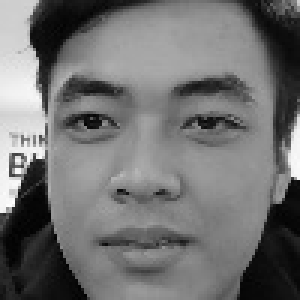
#> input picture data/img_train_5/1hung/gray1.jpg, 100 x 100 px, found by its file name (shown 3 times larger); its folder holds only this picture in this run
$ python 'eigenfaces copy.py'   (older library calls are emulated)
#> lines starting #> are read from the running program, lines starting #| are printed output that depends on the picture
import os
import numpy as np
from PIL import Image
import matplotlib.pyplot as plt
from scipy.spatial import distance
from numpy.linalg import inv
import math


IMAGE_DIR = './data/img_train_5/'
# N = DEFAULT_SIZE = 100
DEFAULT_SIZE = [100, 100]

# Read images
# lấy hình ảnh khuôn mặt (training faces).
# Đọc hình ảnh trong thư mục bằng hàm read_images. Hình ảnh đuoặc chia theo các mục con là tên người.
# Tên thư mục cũng là các mảng riêng để tham chiếu với hình ảnh và tên người.

def read_images(image_path=IMAGE_DIR, default_size=DEFAULT_SIZE):
#> called with image_path = './data/img_train_5/'
    images = []
    images_names = []
    image_dirs = [image for image in os.listdir(image_path) if not image.startswith('.')]
    for image_dir in image_dirs:
        dir_path = os.path.join(image_path, image_dir)
        image_names = [image for image in os.listdir(dir_path) if not image.startswith('.')]
        for image_name in image_names:
            image = Image.open (os.path.join(dir_path, image_name))
#> image is the input picture: PIL image 100x100 L; min 1, max 252, mean 112.9
            image = image.convert ("L")
            # resize to given size (if given )
            if (default_size is not None ):
                image = image.resize (default_size , Image.ANTIALIAS )
            images.append(np.asarray (image , dtype =np. uint8 ))
            images_names.append(image_dir)
    return [images,images_names]

# Assemble Data Matrix
# Biểu diễn hình ảnh dưới dạng vector, vector này có dạng 1x (N*N)
# as_row_matrix = (số ảnh) x (N*N)
# tập hợp các hình ảnh thành một ma trận dữ liệu. Mối hàng của ma trận dữ liệu là một hình ảnh.
def as_row_matrix (X):
    if len (X) == 0:
        return np. array ([])
    mat = np. empty ((0 , X [0].size ), dtype =X [0]. dtype )
    for row in X:
        mat = np.vstack(( mat , np.asarray( row ).reshape(1 , -1))) # 1 x N*N
    return mat

# Compute the mean face
# vector trung bình gồm giá trị kỳ vòng của từng biến
# ma trận hiệp phương sai bao gồm các phương sai của các biến dọc theo đường chéo chính  và hiệp phương sai giữa mỗi cặp biến.
# ảnh trung bình được tính như sau :
# (ma trận dữ liệu).mean()
[X, y] = read_images()
#> X = 1 item; y = ['1hung']
average_weight_matrix = np.reshape(as_row_matrix(X).mean( axis =0), X[0].shape)
#> the loop in as_row_matrix, `for row in X:` made 1 pass
#> the loop in as_row_matrix (call 2), `for row in X:` made 1 pass
#plt.imshow(average_weight_matrix, cmap=plt.cm.gray)
#plt.title("Mean Face")
#plt.show()

# Calculate PCA
# Step1. Trừ mean. Hình ảnh trung bình A phải trừ với mỗi ảnh X
# Step2. Tính toán các vector riêng và trị riêng của ma trận hiệp phương sai S
#      . Ma trận hiệp phương sai của tập hợp m biến là một ma trận vuông (m x m)
#      . Trong đó : Các phần từ nằm trên đường chéo lần lượt là phương sai tương ứng của các biến này.
#                   Các phần tử còn lại là cascp hiệp phương sai của đôi một hai biến ngẫu nhiên khác nhau trong tập hợp.
#      Mỗi eigenvector có cùng chiều (số lượng thành phần) như ảnh gốc, bản thân nó cũng xem như một hình ảnh.
#      Do đó eigenvector của ma trận hiệp phương sai được gọi là eigenfaces.
#      Nó là các hướng mà hình ảnh khác với hình ảnh trung bình.
# Step3. Chọn các thành phần chính
#      . Sắp xếp các giá trị riêng với np.argsort theo thứ tự giảm dần và sắp xếp các eigenvector cho phù hợp.
#      . Số lượng thành phần chính K được xác định tùy ý bằng cách đặt ngưỡng trên tổng phương sai. Tổng phương sai X
#      . n = số lượng hình ảnh, k < n : với công thức get_number_of_components_to_preserve_variance so sánh với 0.95.
# y = W.T (x- mean)  trong đó W = (v1,v2,... vk)

def get_number_of_components_to_preserve_variance(eigenvalues, variance=.95):
    for ii, eigen_value_cumsum in enumerate(np.cumsum(eigenvalues) / np.sum(eigenvalues)):
        print("eigen_value_cumsum : ",eigen_value_cumsum)
        if eigen_value_cumsum > variance:
            return ii+1


def pca (X, y, num_components =0):
    #5x 10000
#> called with X = array of shape (1, 10000), num_components = 0
    [n,d] = X.shape
#> n = 1; d = 10000
    if ( num_components <= 0) or ( num_components >n):
        num_components = n
#> num_components = 1
        mu = X.mean( axis =0).astype(int)
#> mu = 10000 values, max 252 at index 6704, min 1 at index 7406, mean 112.9
        X = (X - mu ).astype(int)
    if n>d:
        print("n>d")
        C = np.dot(X.T,X).astype(int) # Covariance Matrix
        [ eigenvalues , eigenvectors ] = np.linalg.eig(C)
    else :
        print("n<d")
        C = np.dot (X,X.T).astype(int) # Covariance Matrix
#> C = [0]
        [ eigenvalues , eigenvectors ] = np.linalg.eig(C)
#> eigenvalues = [0]; eigenvectors = [1]
        for i in range(len(eigenvectors)):
            print("eigenvectors : ",eigenvectors[i])
#> this loop made 1 pass
#| eigenvectors :  [1.]
        for i in range(len(eigenvalues)):
            print("eigenvalue : ",eigenvalues[i])

        eigenvectors = np.dot(X.T, eigenvectors )
#> eigenvectors = 10000 values from 0 to 0
        # chuẩn hóa
        for i in range (n):
            eigenvectors [:,i] = eigenvectors [:,i]/ np.linalg.norm( eigenvectors [:,i])

    print("ma trận X : ",X)
#> (printed output is left out)
    print("ma trận C : ",C)
#| ma trận C :  [[0]]

    # sort eigenvectors descending by their eigenvalue
    print("Sort--------------------------")
    idx = np.argsort (- eigenvalues )
#> idx = [0]
    eigenvalues = eigenvalues [idx ]
    eigenvectors = eigenvectors [:, idx ]
    print("eigenvector : ",eigenvectors)
#> (printed output is left out)
    for i in range(len(eigenvalues)):
            print("eigenvalue : ",eigenvalues[i])
    num_components = get_number_of_components_to_preserve_variance(eigenvalues)
#> the loop in get_number_of_components_to_preserve_variance, `for ii, eigen_value_cumsum in enumerate(np.cumsum(eigenvalues) / np.su..` made 1 pass
#| eigen_value_cumsum :  nan
    print("num components : ", num_components)
#| num components :  None
    # select only num_components
    eigenvalues = eigenvalues [0: num_components ].copy ()
    eigenvectors = eigenvectors [: ,0: num_components ].copy ()
    return [ eigenvalues , eigenvectors , mu,C]

[eigenvalues, eigenvectors, mean,Cov] = pca (as_row_matrix(X).astype(int), y)
#> eigenvalues = [0]; mean has the same summary as mu in pca; Cov = [0]

# eigenfaces với giá trị riêng cao nhất được tính bằng tập huấn luyện.
# Chúng được gọi là ghost faces. ĐƯợc hiển thị bởi các hình dưới.
# Đối với một số dữ liệu ghost faces sắc nét , với một số trường hợp khác, chúng bị mờ đi. Độ sắc nét phụ thuộc vào nền và một số chi tiết của ảnh.


# [18 lines left out: function subplot, not called in this run]


E = []
number = eigenvectors.shape[1]
#> number = 1
for i in range (min(number, 16)):
    e = eigenvectors[:,i].reshape(X[0].shape )
    E.append(np.asarray(e))
#> after the loop, E = 1 item
# plot them and store the plot to " python_eigenfaces .pdf"
#subplot ( title ="Eigenfaces", images=E, rows =10, cols =100, colormap =plt.cm.gray , filename ="python_pca_eigenfaces.png")
#plt.show()


# Cumulative sum of first highest eigenvalues is given below. Based on the plot it's clear we should pick these features
# tổng tích lũy của giá trị riêng cao nhất được đưa ra ở đây.

def get_eigen_value_distribution(eigenvectors):
    return np.cumsum(eigenvectors) / np.sum(eigenvectors)

def plot_eigen_value_distribution(eigenvectors, interval):
    plt.scatter(interval, get_eigen_value_distribution(eigenvectors)[interval])

#plot_eigen_value_distribution(eigenvalues, range(0, number))
#plt.title("Cumulative sum of the first {0} eigenvalues".format(number))
#plt.show()

# mỗi khuôn mặt được biểu diễn dưới dạng tổ hợp tuyến tính của các eigenfaces
# mỗi khuôn mặt được ước tính bằng cách sử dụng các eigenfaces tốt nhất, có giá trị riêng lớn nhất và đại diện cho các biến thể lớn nhất trong data.
# Việc reconstruct từ PCA
# x = Wy + mean với W = (v1,v2,v3,...vk)

#reconstruct

#Ω_k^T
def project(W , X , mu):
    return np.dot (X - mu , W)

def reconstruct (W , Y , mu) :
    return np.dot (Y , W.T) + mu

#reconstruct ảnh đầu tiên
# [X_small, y_small] = read_images(image_path="./step1/imgdata/")
# [eigenvalues_small, eigenvectors_small, mean_small] = pca (as_row_matrix(X_small), y_small)

# steps =[i for i in range (eigenvectors_small.shape[1])]
# E = []
# for i in range (len(steps)):
#     numEvs = steps[i]
#     P = project(eigenvectors_small[: ,0: numEvs ], X_small[0].reshape (1 , -1) , mean_small)
#     R = reconstruct(eigenvectors_small[: ,0: numEvs ], P, mean_small)
#     # reshape and append to plots
#     R = R.reshape(X_small[0].shape )
#     E.append(np.asarray(R))
# subplot ( title ="Reconstruction", images =E, rows =4, cols =4,
#          sptitle ="Eigenvectors ", sptitles =steps , colormap =plt.cm.gray , filename ="python_pca_reconstruction.png")
# plt.show()

# Face Recognition using Eigenfaces
# bây giờ chúng ta sẽ dùng thuật toán để phát hiện khuôn mặt trong hình ảnh unknown image. Trong quá trình nhận dạng, một eigenface được hình thành
# cho hình ảnh khuôn mặt nhất định. Khoảng cách Euclidian giữa eigenface và các eigenfaces đã tìm ra được tính toán.
# Eigenface với khaorng cách Euclidian nhỏ nhất sẽ giống với người nhất.
#      eigenfaces method sau đó thực hiện nhận dạng bằng cách :
#           1. Chiếu các ảnh training vào không gian con PCA
#           2. Chiếu hình ảnh nhận dạng vào không gian con PCA
# Đưa ra vector hình ảnh đầu vào, chiếu hình ảnh lên không gian eigenspcaes
# y = W u + u trong đó W = (v1,v2,v3 ,... vk)
#           3. Tìm khoảng cách gần nhất giữa các hình ảnh traing và ảnh nhận dạng.
# // sử dụng khoảng cách Euclide để tính khaorng cách , tuy nhiên có một số thuật toán khác tốt hơn.
#  Khoảng cách Euclidean giữa các điểm p và q là độ dài của đoạn thằng nối chúng
# d(p,q) = căn bậc 2 của [ ( q1-p1)^2  + (q2 -p1)^2 .... + (qn -pn)^2 ]
# hay căn bậc 2 của tổng (qi -pi)^2  i -> 1.. n
# p = Ω_k^T train , q = Ω_k^T test

# result array

# khoảng cách euclid
def dist_metric(p,q):
    p = np.asarray(p).flatten()
    q = np.asarray (q).flatten()
    print("p = ",p)
    print("q = ",q)
    #print("p-q = ", ((p-q)))
    result = np.sqrt (np.sum (np. power ((p-q) ,2)))
    print("result : ",result)
    return result


def predict (W, mu , projections, y, X):
    minDist = float("inf")
    print("minDist = ",minDist)
    minClass = -1
    print("minClass = ",minClass)
    Q = project (W, X.reshape (1 , -1) , mu)
    print("Q : ",Q)
    for i in range (len(projections)):
        dist = dist_metric( projections[i], Q)
        if dist < minDist:
            minDist = dist
            minClass = i
    return minClass

resArray = []
# [17 lines left out: function predictWithThreshold, not called in this run]
#Tính Omk.T

projections = []

#Φ^  = wi *ui   wi = tempProjections[i]  ui = eigenvectors[i]


#train
# xi is ảnh
for index, xi in enumerate(X,start = 0):
    tempProjections = project(eigenvectors, xi.reshape(1 , -1) , mean)
    print("index : ",index)
    print("Ω_k^T : ",tempProjections.shape)
    projections.append(tempProjections)
#> this loop made 1 pass
#> tempProjections on pass 1: [nan]
#| index :  0
#| Ω_k^T :  (1, 1)
#> after the loop, projections = [[nan]]


# ảnh mới
#image = Image.open("./data/imgtest/test_img_hung_3.jpg")
image = Image.open("./data/imgtest_5/thuy.jpg")
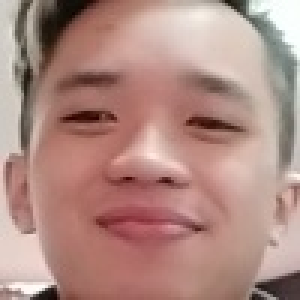
#> input picture datn-train-test-data/img_test_5_rgb/thuy.jpg, 100 x 100 px, found by its file name (shown 3 times larger)
#> image is the input picture: PIL image 100x100 RGB; mean R, G, B 176.2, 139.2, 131
image = image.convert("L")
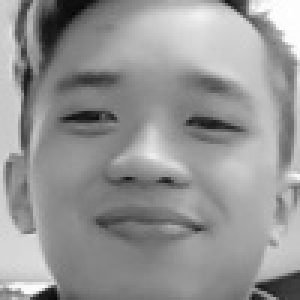
#> image: PIL image 100x100 L (shown 3 times larger); min 6, max 254, mean 149.4
if (DEFAULT_SIZE is not None ):
    image = image.resize(DEFAULT_SIZE , Image.ANTIALIAS )
test_image = np.asarray(image,dtype =np.uint8)
print("test_image ",test_image)
#> (printed output is left out)
print("test_image ",test_image.reshape(1,-1))
#> (printed output is left out)
print("mean ",mean)
#> (printed output is left out)
skImage = (test_image.reshape(1,-1) - mean).reshape(test_image.shape)
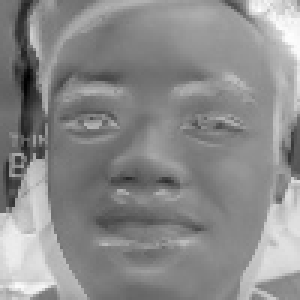
#> skImage: shape (100, 100) int64 (shown 3 times larger); min -214, max 244, mean 36.4; drawn with min black and max white
print("Φ_i=Γ_i-Ψ",skImage)
#> (printed output is left out)
# [7 lines of commented-out code are left out]

predicted = predict(eigenvectors, mean , projections, y, test_image)
#> in predict, `Q = project (W, X.reshape (1 , -1) , mu)`: Q = [nan]
#| Q :  [[nan]]
#> the loop in predict, `for i in range (len(projections)):` made 1 pass
#| p =  [nan]
#| q =  [nan]
#| result :  nan
#> after the loop in predict, `for i in range (len(projections)):`: minClass = -1; minDist = inf
#> predicted = -1

# wi-w_i^k
# [51 lines left out: functions calculate_maha_1, calculate_maha_2, mahalanobit_distance, not called in this run]

print("Euclide calculate...")
# progress testimage
predicted = predict(eigenvectors, mean , projections, y, test_image)
#| Q :  [[nan]]
#> the loop in predict (call 2), `for i in range (len(projections)):` made 1 pass
#| p =  [nan]
#| q =  [nan]
#| result :  nan

#pred = mahalanobit_distance(test_image,eigenvectors,eigenvalues,mean,projections,Cov)
print("predicted Euclide : ",predicted)
#| predicted Euclide :  -1
if predicted != -1:
    subplot(title ="Prediction Euclide", images =[test_image, X[predicted]], rows =1, cols =2,
            sptitles = ["Unknown image", "Prediction :{0}".format(y[predicted])] , colormap=plt.cm.gray,
            filename ="prediction_test.png", figsize = (5,5))
else:
    plt.title("Unknown images")
    plt.imshow(test_image,plt.cm.gray)

plt.show()
